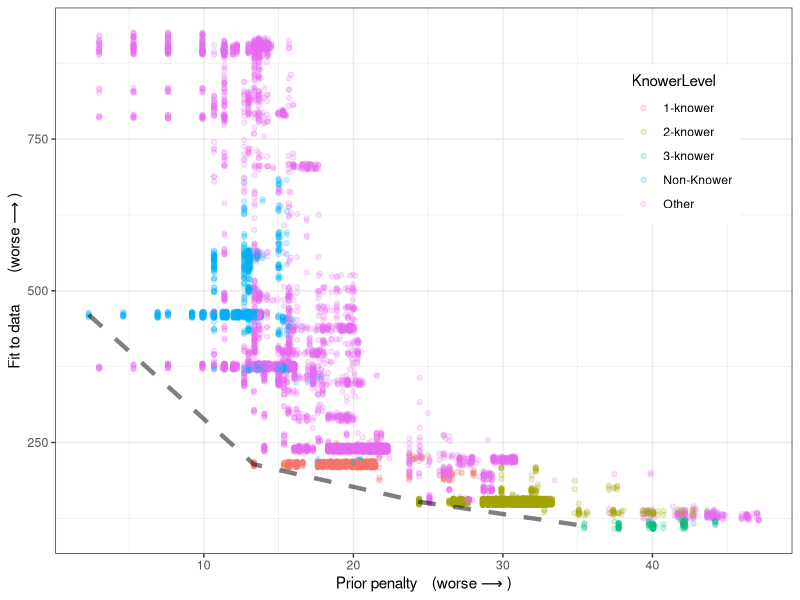
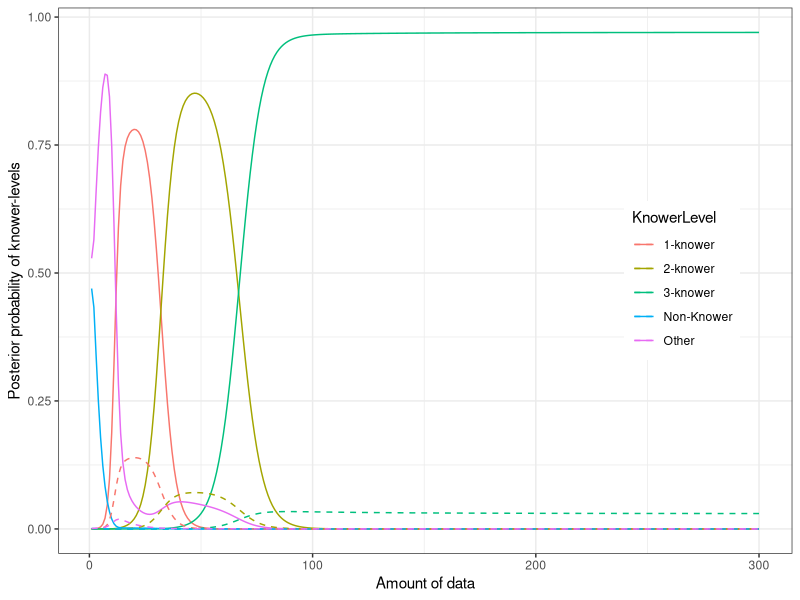

These figures' R source, in order:
library(ggplot2)

d <- read.table("out/output.txt", header=F)
names(d) <- c("data.amount", "cnt", "posterior", "prior", "likelihood", "KL1", "KL2", "hypothesis")

remap = list("U.U.U.U.U.U.U.U.U"="Non-Knower",
             "1.U.U.U.U.U.U.U.U"="1-knower",
             "1.2.U.U.U.U.U.U.U"="2-knower",
             "1.2.3.U.U.U.U.U.U"="3-knower",
             #"1.2.3.4.U.U.U.U.U"="4-knower",
             "1.2.3.4.5.6.7.8.9"="Full Counter")           

# Check if we include the ANS
d$ANS <- grepl("ANS", as.character(d$hypothesis))
             
# Define knower-levels from model output 
d$KnowerLevel <- ifelse(d$KL2 %in% names(remap), remap[as.character(d$KL2)], "Other")
d$KnowerLevel <- unlist(d$KnowerLevel) # R is such horseshit

print(table(d$KnowerLevel))

###################################################################################################
## Make Banana plot
###################################################################################################

# find the minima to plot the pareto edge
# NOTE: This does not compute the pareto edge, just the points which happen to have lowest prior in each knower level 
edge <- NULL
for(n in names(remap)) {
    q <- subset(d, KnowerLevel==remap[n])
    if(nrow(q) > 0) {
        q <- q[order(q$prior,decreasing=TRUE),]
        edge <- rbind(edge, data.frame(x=q[1,"prior"], y=q[1,"likelihood"], KnowerLevel=q[1,"KnowerLevel"]))
    }
}

plt <- ggplot(d, aes(x=-prior, y=-likelihood, color=KnowerLevel, group=KnowerLevel)) + 
    geom_jitter(alpha=0.2, height=5.0, width=0.0) +
    theme_bw() + theme(legend.position=c(.85,.75)) +
    geom_line(data=edge, aes(x=-x, y=-y, group=1), color="black", size=1.5, linetype="dashed", alpha=0.5) +
    xlab("Prior penalty \t(worse \U27f6 )") + ylab("Fit to data \t(worse \U27f6 )")

cairo_pdf("banana.pdf", height=4, width=4) # Cairo needed for unicode arrow output
plt
dev.off()

###################################################################################################
## Plot learning curves

logsumexp <- function(x) { m=max(x); log(sum(exp(x-m)))+m }

D <- NULL
for(amt in seq(1,300,1)) {

    d$newpost <- d$prior + amt*d$likelihood/d$data.amount # compute a new approximate posterior by scaling the ll-per-datapoint 
    d$newpost <- exp(d$newpost - logsumexp(d$newpost)) #normalize and convert to probability
    a <- aggregate(newpost ~ KnowerLevel + ANS, d, sum)
    a$data.amount=amt
    
    D <- rbind(D, a)    
}

plt <- ggplot(subset(D,!ANS), aes(x=data.amount,y=newpost,color=KnowerLevel,group=KnowerLevel)) + 
    geom_line(width=1.5) + 
    geom_line(data=subset(D,ANS), linetype="dashed", width=1.5) +
    theme_bw() + theme(legend.position=c(.85,.5)) +
    xlab("Amount of data") + ylab("Posterior probability of knower-levels")
    
cairo_pdf("curves.pdf", height=4, width=6) # Cairo needed for unicode arrow output
plt
dev.off()


